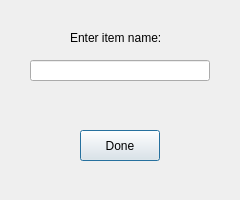
<?xml version="1.0" encoding="UTF-8"?>
<ui version="4.0">
 <class>new_weapon_material</class>
 <widget class="QDialog" name="new_weapon_material">
  <property name="geometry">
   <rect>
    <x>0</x>
    <y>0</y>
    <width>240</width>
    <height>200</height>
   </rect>
  </property>
  <property name="windowTitle">
   <string>Dialog</string>
  </property>
  <widget class="QPushButton" name="pushButton">
   <property name="geometry">
    <rect>
     <x>80</x>
     <y>130</y>
     <width>80</width>
     <height>31</height>
    </rect>
   </property>
   <property name="text">
    <string>Done</string>
   </property>
  </widget>
  <widget class="QLabel" name="label">
   <property name="geometry">
    <rect>
     <x>70</x>
     <y>30</y>
     <width>90</width>
     <height>16</height>
    </rect>
   </property>
   <property name="text">
    <string>Enter item name:</string>
   </property>
  </widget>
  <widget class="QLineEdit" name="lineEdit">
   <property name="geometry">
    <rect>
     <x>30</x>
     <y>60</y>
     <width>180</width>
     <height>21</height>
    </rect>
   </property>
  </widget>
 </widget>
 <resources/>
 <connections/>
</ui>
